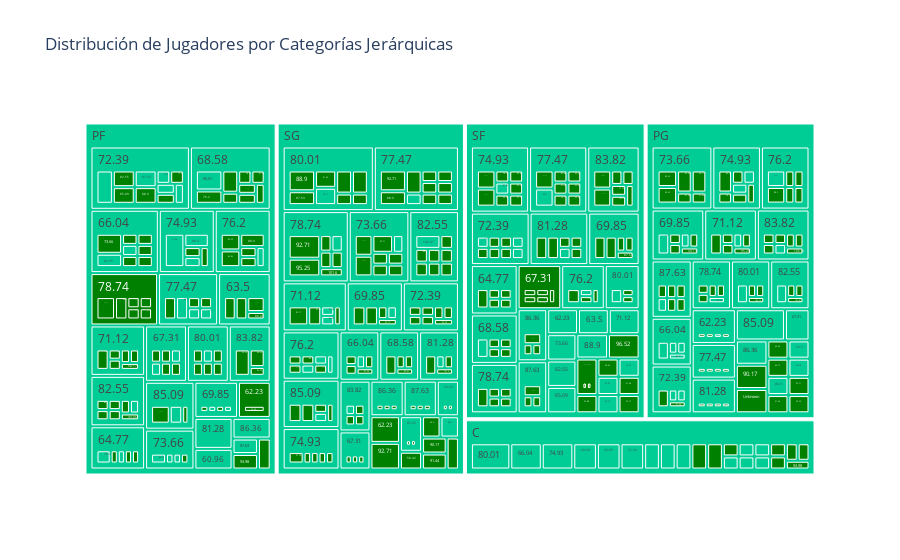

Source (notebook cell):
### Code cell
import plotly.express as px
df['primary_position'] = df['position'].apply(lambda x: x.split('-')[0] if isinstance(x, str) else x)

df.dropna(subset=['primary_position', 'standing_vertical', 'max_vertical', 'bench_reps'], inplace=True)


# Crear el gráfico Sunburst
fig = px.treemap(df,
                 path=['primary_position', 'standing_vertical', 'max_vertical', 'bench_reps'],
                  values='drafted',  # Usamos 'drafted' como valor para contar el número de jugadores
                  title='Distribución de Jugadores por Categorías Jerárquicas',
                  color='drafted',  # Colorear por si fueron drafteados o no
                  color_discrete_map={True: 'green', False: 'red'}  # Colores para drafteados y no drafteados
)

# Mostrar la figura
fig.show()

### Figure 1 — Plotly figure (JSON) as saved in the notebook; plotly's stock layout.template omitted (floating-point values rounded to 4 significant figures; data arrays with more than 128 entries replaced by an {"elided": "..."} marker saying what was removed)
{"data": [{"branchvalues": "total", "customdata": {"elided": "1679x1 mixed values"}, "domain": {"x": [0, 1], "y": [0, 1]}, "hovertemplate": "labels=%{label}<br>drafted_sum=%{value}<br>parent=%{parent}<br>id=%{id}<br>drafted=%{customdata[0]}<extra></extra>", "ids": {"elided": "1679 str values"}, "labels": {"elided": "1679 str values"}, "marker": {"colors": {"elided": "1679 str values"}}, "name": "", "parents": {"elided": "1679 str values"}, "type": "treemap", "values": {"elided": "1679 int values"}}], "layout": {"legend": {"tracegroupgap": 0}, "title": {"text": "Distribución de Jugadores por Categorías Jerárquicas"}}}
